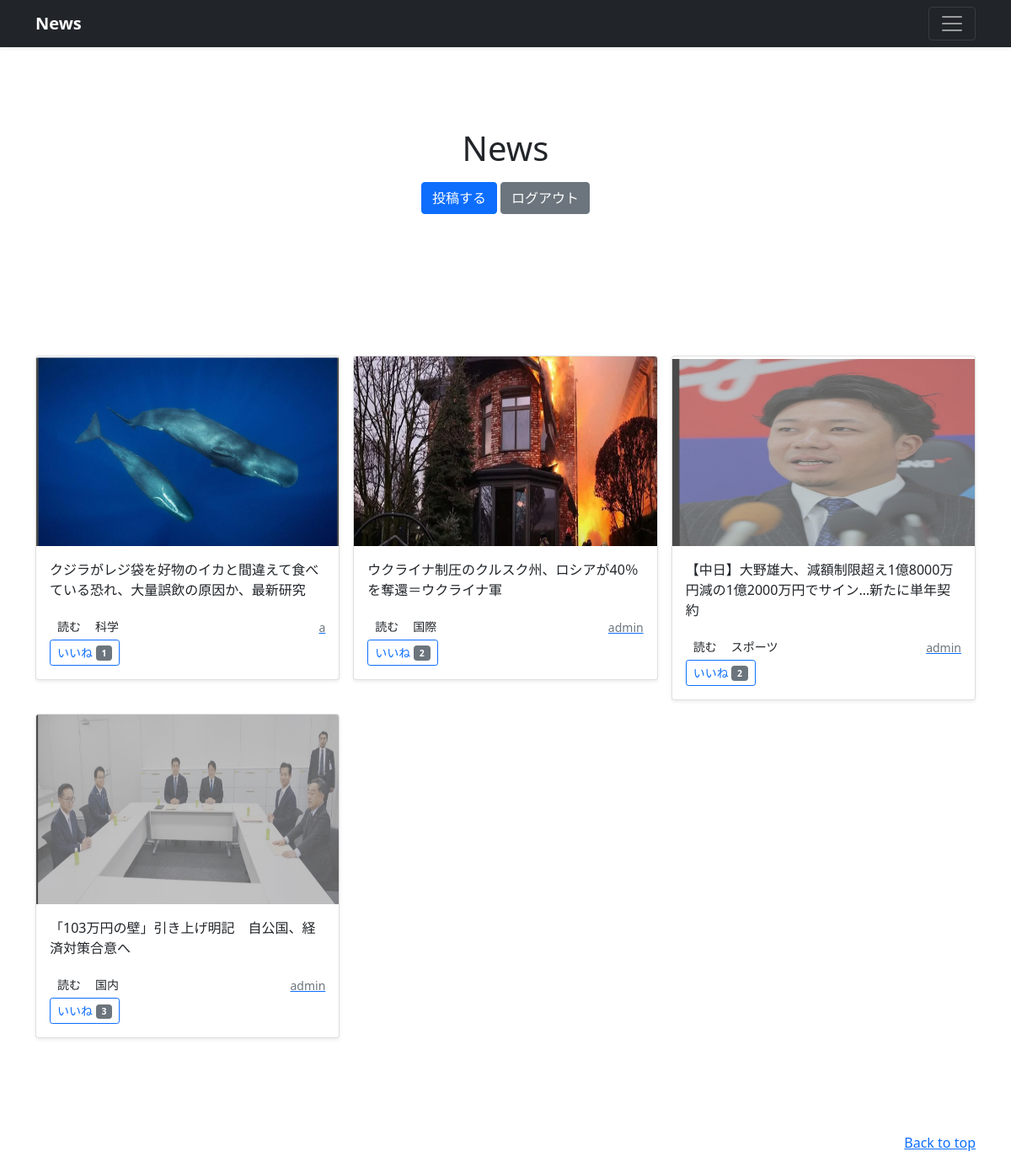
The app's page / (signed in) with its own data.
### news/models.py (models this page shows, shortened)
class NewsPost(models.Model):
    user = models.ForeignKey(
        CustomUser,
        verbose_name='ユーザー',
        on_delete=models.CASCADE
        )
    category=models.ForeignKey(
        Category,
        verbose_name='カテゴリ',
        on_delete=models.PROTECT
        )
    title = models.CharField(
        verbose_name='タイトル',
        max_length=200
        )
    comment = models.TextField(
        verbose_name='コメント',
        )
    image1 = models.ImageField(
        verbose_name='イメージ１',
        upload_to = 'news'
        )
    image2 = models.ImageField(
        verbose_name='イメージ２',
        upload_to='news',
        blank=True,
        null=True
        )
    posted_at = models.DateTimeField(
        verbose_name='投稿日時',
        auto_now_add=True
        )

class Category(models.Model):
    title = models.CharField(
        verbose_name='カテゴリ',
        max_length=20)

### accounts/models.py (models this page shows)
class CustomUser(AbstractUser):
    pass

### news/views.py (the view)
# urls.py: path('',views.IndexView.as_view(),name='index'),
class IndexView(ListView):
    template_name='index.html'
    queryset = NewsPost.objects.order_by('-posted_at')
    paginate_by = 9

### news/templates/index.html (shortened to what this page needs)
{% extends 'base.html' %}
       {% block contents %}
       {% include 'news_title.html' %}
       {% include 'news_list.html' %}
       {% endblock %}

### news/templates/news_list.html (shortened to what this page needs)
{% load static %}
  <div class="album py-5 bg-body-tertiary">
    <div class="container">
      <div class="row row-cols-1 row-cols-sm-2 row-cols-md-3 g-3">
        {% for record in object_list %}
        <div class="col">
          <div class="card shadow-sm">
            <img src="{{ record.image1.url }}"
              class="bd-placeholder-img card-img-top"
              width="100%" height="225"
              xmlns="http://www.w3.org/2000/svg"
              role="img" aria-label="Placeholder: Thumbnail"
              preserveAspectRatio="xMidYMid slice"
              focusable="false">
              <rect width="100%" height="100%" fill="#55595c"/>
            <div class="card-body">
              <p class="card-text">
                {{record.title}}
              </p>
              <div class="d-flex justify-content-between align-items-center">
                <div class="btn-group">
                  <button type="button"
                          class="btn btn-sm btn-outlins-secondary"
onclick="location.href='{% url 'news:news_detail' record.pk %}'">
                            読む</button>
                  <button type="button"
                          class="btn btn-sm btn-outlins-secondary"
onclick="location.href='{% url 'news:news_cat' category=record.category.id %}'">
                          {{record.category.title}}</button>
                        </body>
                      </html>
                </div>
                <a href="{% url 'news:user_list' user=record.user.id %}">
                  <small class="text-muted">
                    {{record.user.username}}</small>
                </a>
              </div>
              {% if user.is_authenticated %}
                <form method="POST" action="{% url 'news:like_post' record.pk %}">
                  <button type="submit" class="btn btn-sm btn-outline-primary">
                    いいね <span class="badge bg-secondary">{{ record.likes.count }}</span>
                  </button>
                </form>
                {% endif %}
            </div>
          </div>
        </div>
        {% endfor %}

### news/templates/base.html (style rules this page uses)
.bd-placeholder-img { font-size: 1.125rem; text-anchor: middle; -webkit-user-select: none; -moz-user-select: none; user-select: none; }

### records on screen
NewsPost: image1 (picture), title "クジラがレジ袋を好物のイカと間違えて食べている恐れ、大量誤飲の原因か、最新研究", category "科学", user.username "a", likes.count "1"
NewsPost: image1 (picture), title "ウクライナ制圧のクルスク州、ロシアが40％を奪還＝ウクライナ軍", category "国際", user.username "admin", likes.count "2"
NewsPost: image1 (picture), title "【中日】大野雄大、減額制限超え1億8000万円減の1億2000万円でサイン…新たに単年契約", category "スポーツ", user.username "admin", likes.count "2"
NewsPost: image1 (picture), title "「103万円の壁」引き上げ明記 自公国、経済対策合意へ", category "国内", user.username "admin", likes.count "3"
